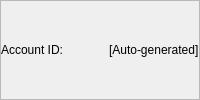
             <widget class="QFrame" name="frame_7">
              <property name="sizePolicy">
               <sizepolicy hsizetype="Preferred" vsizetype="Fixed">
                <horstretch>0</horstretch>
                <verstretch>0</verstretch>
               </sizepolicy>
              </property>
              <property name="frameShape">
               <enum>QFrame::StyledPanel</enum>
              </property>
              <property name="frameShadow">
               <enum>QFrame::Raised</enum>
              </property>
              <layout class="QHBoxLayout" name="horizontalLayout_6">
               <property name="spacing">
                <number>5</number>
               </property>
               <property name="leftMargin">
                <number>0</number>
               </property>
               <property name="topMargin">
                <number>0</number>
               </property>
               <property name="rightMargin">
                <number>0</number>
               </property>
               <property name="bottomMargin">
                <number>0</number>
               </property>
               <item>
                <widget class="QLabel" name="label_5">
                 <property name="sizePolicy">
                  <sizepolicy hsizetype="Fixed" vsizetype="Fixed">
                   <horstretch>0</horstretch>
                   <verstretch>0</verstretch>
                  </sizepolicy>
                 </property>
                 <property name="minimumSize">
                  <size>
                   <width>80</width>
                   <height>0</height>
                  </size>
                 </property>
                 <property name="maximumSize">
                  <size>
                   <width>80</width>
                   <height>16777215</height>
                  </size>
                 </property>
                 <property name="text">
                  <string>Account ID:</string>
                 </property>
                </widget>
               </item>
               <item>
                <widget class="QLabel" name="account_id_field">
                 <property name="text">
                  <string/>
                 </property>
                </widget>
               </item>
               <item>
                <widget class="QLabel" name="label_14">
                 <property name="text">
                  <string>[Auto-generated]</string>
                 </property>
                </widget>
               </item>
              </layout>
             </widget>
